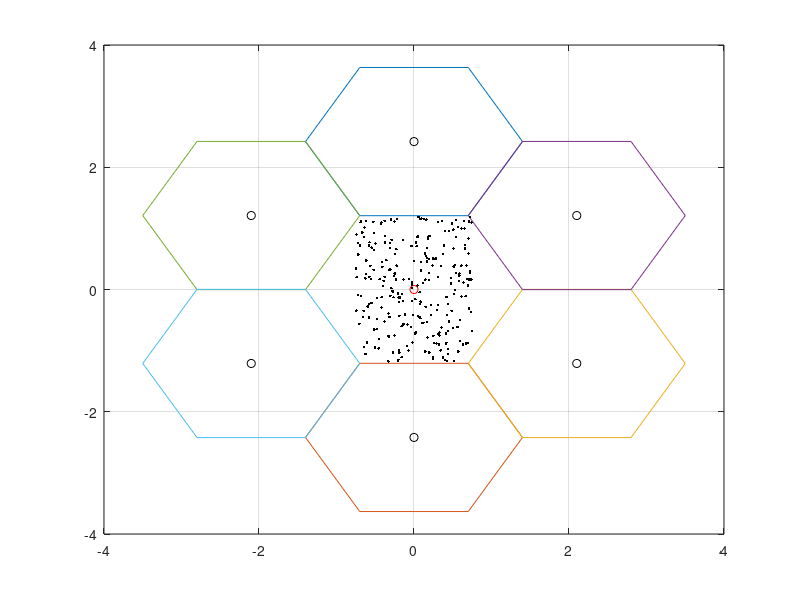

Recreate this plot in MATLAB.
% Generating Hexagonal Cell Site with random users 
%http://www.igoy.in/generating-hexagonal-cell-site-with-random-users-in-matlab/
%clc;
clear all;
close all;

%Generating a hexagon with centre (0,0)and radius 1.4

%Cells=[-1.866025404, -1.866025404, -1.866025404, -1.866025404, -1.866025404, -1.866025404, -1.866025404,
%    0,0,0,0, 0.866025404, 0.866025404, 0.866025404, 0.866025404, 0.866025404,
%    1.866025404, 866025404,866025404;
%    1,0,-1,1.5,-0.5,2,1,-1,-2,1.5,0.5,-0.5, 1, 0,-1];

celly=[1,0, -1, 1.5,0.5,-0.5,-1.5,2,1,-1,-2, 1.5,0.5,-0.5,-1.5, 1,0,-1];
Cells=ones(2,length(celly));
Cells(2,:)=celly;

%Generating a hexagon with centre (0,0) and radius 1.4
%if your cell radius needs to be 1 unit then replace
%1.40 by 1
%2.42 (1.4 x 1.732) by 1.732 (1 x 1.732)
%1.21 (1.4 x 0.866) by 0.866 (1 x 0.866)
%2.10 (1.4 x 1.500) by 1.500 (1 x 1.500)
% Also adjust xa, xb, ya & yb accordingly.

t=linspace(0,2*pi,7);
ahx=0+1.4*cos(t);
bhx=0+1.4*sin(t);
plot(ahx,bhx);
plot(0,0,'ro');
grid on
hold on

% To generate 6 adjacent hexagon

%Upper middle hex
a1=0+1.4*cos(t);    
b1=2.42+1.4*sin(t);     %2.42 = 1.4 * 1.732; 1.732 = sqrt(3)
plot(a1,b1);
plot(0,2.42,'ko');

a2=0+1.4*cos(t);        % Lower middle hex
b2=-2.42+1.4*sin(t);    % 2.42 = 1.4 * 1.732
plot(a2,b2);
plot(0,-2.42,'ko');

% Right lower hex
a3=2.1+1.4*cos(t);      % 2.1 = 1.4*1.500    
b3=-1.21+1.4*sin(t);    % 1.21=1.4*0.866
plot(a3,b3);
plot(2.1,-1.21,'ko');
	 
a4=2.1+1.4*cos(t);                      % Right upper hex
b4=1.21+1.4*sin(t);
plot(a4,b4);
plot(2.1,1.21,'ko');
	 
a5=-2.1+1.4*cos(t);                     % Left upper hex
b5=1.21+1.4*sin(t);
plot(a5,b5);
plot(-2.1,1.21,'ko');
	 
a6=-2.1+1.4*cos(t);                     % Left lower hex
b6=-1.21+1.4*sin(t);
plot(a6,b6);
plot(-2.1,-1.21,'ko');
 
% Generate 500 UEs randomly distributed in the central Cell
% a1=0+1.4*cos(t);    
% b1=2.42+1.4*sin(t);     %2.42 = 1.4 * 1.732; 1.732 = sqrt(3)
for i=1:250    
    xa=-0.75+1.5*rand(1,1);
    ya=-1.2+2.4*rand(1,1);
    xra(i)=xa;
    yra(i)=ya;
    xb=-1+2*rand(1,1);
    yb=-0.65+1.3*rand(1,1);
    xrb(i)=xb;
    yrb(i)=yb;

	figure(1)
    plot(xra(i),yra(i),'k.');
    hold on
    % plot(xrb(i),yrb(i),'k.');
end